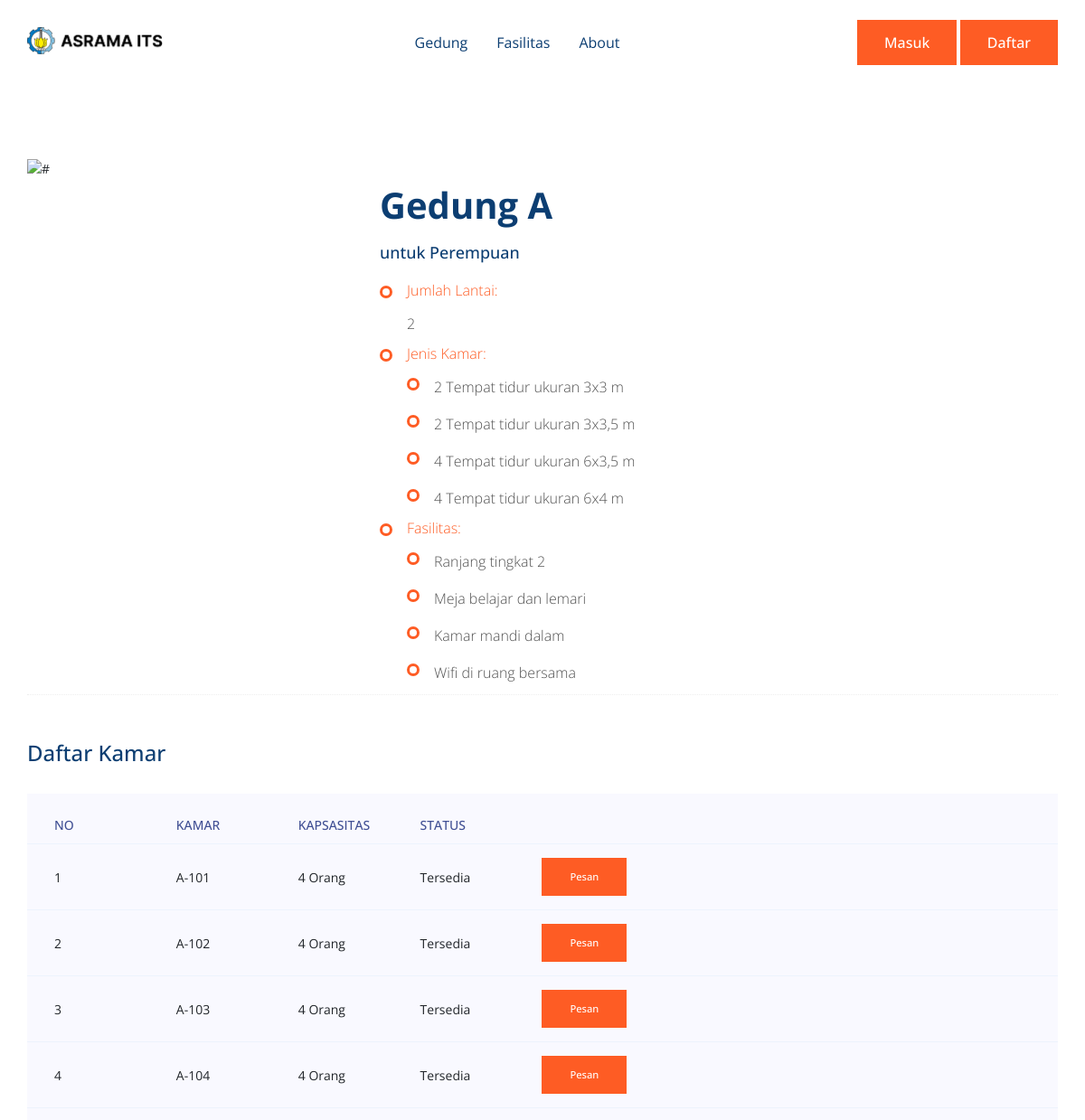
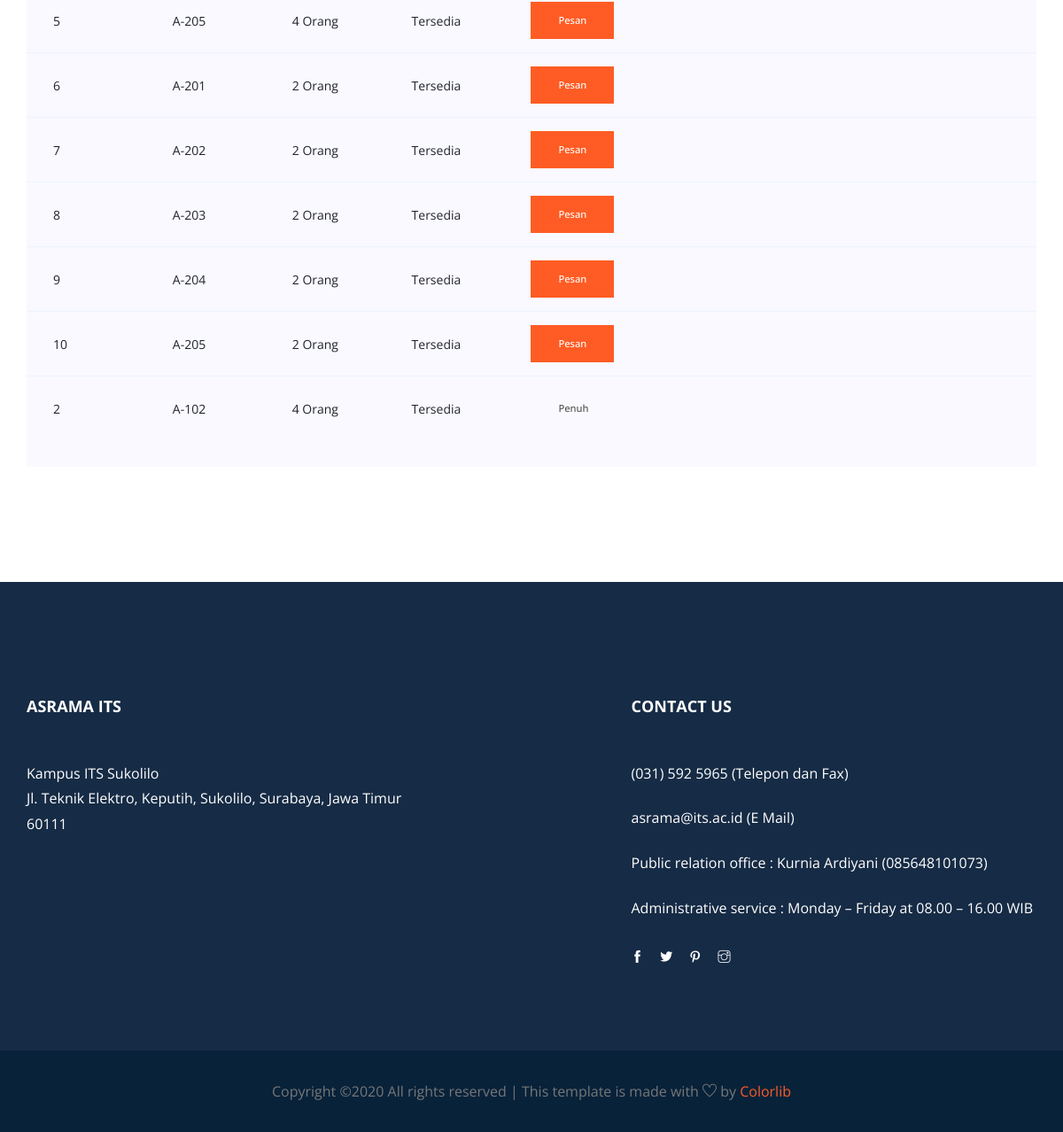
Page /gedung/gedung_a.php?id_gedung=1 on the committed database (2 pictures, top to bottom).
### tables this page shows
CREATE TABLE `gedung` (
  `id_gedung` int(4) AUTO_INCREMENT NOT NULL, 
  `nama` varchar(20) DEFAULT NULL,
  `penghuni` varchar(12) DEFAULT NULL,
  `lantai` int(2) DEFAULT NULL,
  `kapasitas` int(3) NOT NULL,
  `fasilitas` int(2) NOT NULL,
  PRIMARY KEY (`id_gedung`),
  CONSTRAINT `FK_gedung_fasilitas` FOREIGN KEY (`fasilitas`) REFERENCES `fasilitas` (`id_fasilitas`) ON DELETE CASCADE
);

CREATE TABLE `fasilitas` (
  `id_fasilitas` int(4) AUTO_INCREMENT NOT NULL, 
  `jenis` varchar(40) DEFAULT NULL,
  PRIMARY KEY (`id_fasilitas`)
);

CREATE TABLE `kamar` (
  `id_kamar` int(4) AUTO_INCREMENT NOT NULL, 
  `id_gedung` int(4) NOT NULL, 
  `id_jenis_kamar` int(4) NOT NULL, 
  `nama` varchar(20) DEFAULT NULL,
  `kapasitas` int(3) DEFAULT NULL,
  `harga` int(7) DEFAULT NULL,
  PRIMARY KEY (`id_kamar`),
  CONSTRAINT `FK_kamar_gedung` FOREIGN KEY (`id_gedung`) REFERENCES `gedung` (`id_gedung`) ON DELETE CASCADE,
  CONSTRAINT `FK_kamar_jenis` FOREIGN KEY (`id_jenis_kamar`) REFERENCES `jenis_kamar` (`id_jenis_kamar`) ON DELETE CASCADE
);

### gedung/gedung_a.php (the view, shortened to what this page needs)
<?php
    include 'header.php';
    include 'navbar.php';
    $id = $_GET['id_gedung'];
    $sql_gedung = "SELECT * FROM gedung LEFT JOIN fasilitas ON gedung.fasilitas = fasilitas.id_fasilitas WHERE id_gedung = $id";
    $sql_kamar = "SELECT * FROM kamar WHERE id_gedung = $id";
    $rows_gedung = mysqli_query($conn, $sql_gedung);
    $rows_kamar = mysqli_query($conn, $sql_kamar);
    $i = 0;
?>
    <section class="about_us section_padding">
        <div class="container">
            <div class="row ">
                <div class="col-lg-4">
                    <div class="about_img">
                        <img src="/pweb/img/ind/gedung_asrama2.jpg" alt="#">
                    </div>
                </div>
                <div class="col-lg-8">
                    <div class="about_text">
                        <?php foreach ($rows_gedung as $row) : ?>
                        <h2>Gedung <?=  $row['nama'] ?></h2>
                        <h4>untuk <?=  $row['penghuni'] ?></h4>
                        <ul class="unordered-list">
                            <li class="list-biasa">
                                <h5>Jumlah Lantai: </h5>
                                <p><?=  $row['lantai'] ?></p>
                            </li>
                            <li class="list-biasa">
                                <h5>Jenis Kamar: </h5>
                                <ul class="unordered-list">
                                    <li>
                                        <p>2 Tempat tidur ukuran 3x3 m</p>
                                    </li>
                                    <li>
                                        <p>2 Tempat tidur ukuran 3x3,5 m</p>
                                    </li>
                                    <li>
                                        <p>4 Tempat tidur ukuran 6x3,5 m</p>
                                    </li>
                                    <li>
                                        <p>4 Tempat tidur ukuran 6x4 m</p>
                                    </li>
                                </ul>
                            </li>
                            <li class="list-biasa">
                                <h5>Fasilitas: </h5>
                                <ul class="unordered-list">
                                    <li><p>Ranjang tingkat 2</p></li>
                                    <li><p>Meja belajar dan lemari</p></li>
                                    <li><p><?=  $row['jenis'] ?></p></li>
                                    <li><p>Wifi di ruang bersama</p></li>
                                </ul>
                            </li>
                        </ul>
                    <?php endforeach;?>
                    </div>
                </div>
            </div>
            <div class="section-top-border">
				<h3 class="mb-30">Daftar Kamar</h3>
				<div class="progress-table-wrap">
                    <div class="progress-table">
                        <div class="table-head">
                            <div class="serial">No</div>
							<div class="serial">Kamar</div>
							<div class="serial">Kapsasitas</div>
							<div class="serial">Status</div>
							<div class="serial"></div>
                        </div>
                        <?php foreach ($rows_kamar as $row) : ?>
						<div class="table-row">
							<div class="serial"><?= ++$i ?></div>
							<div class="serial"><?=  $row['nama'] ?></div>
							<div class="serial"><?=  $row['kapasitas'] ?> Orang</div>
							<div class="serial">Tersedia</div>
							<div class="serial"><a class="genric-btn primary" href="/pweb/pesan.php?id_kamar=<?php echo $row['id_kamar']?>">Pesan</a></div>
						</div>
                        <?php endforeach;?>
						<div class="table-row">
							<div class="serial">2</div>
							<div class="serial">A-102</div>
							<div class="serial">4 Orang</div>
							<div class="serial">Tersedia</div>
							<div class="serial"><p class="genric-btn disable">Penuh</p></div>
						</div>
					</div>
                </div>
			</div>
        </div>
    </section>
<?php
    include 'footer.php';
?>

### rows in the picture
gedung: nama "A", penghuni "Perempuan", lantai "2", fasilitas.jenis "Kamar mandi dalam"
kamar: nama "A-101", kapasitas "4"
kamar: nama "A-102", kapasitas "4"
kamar: nama "A-103", kapasitas "4"
kamar: nama "A-104", kapasitas "4"
kamar: nama "A-205", kapasitas "4"
kamar: nama "A-201", kapasitas "2"
kamar: nama "A-202", kapasitas "2"
kamar: nama "A-203", kapasitas "2"
kamar: nama "A-204", kapasitas "2"
kamar: nama "A-205", kapasitas "2"
